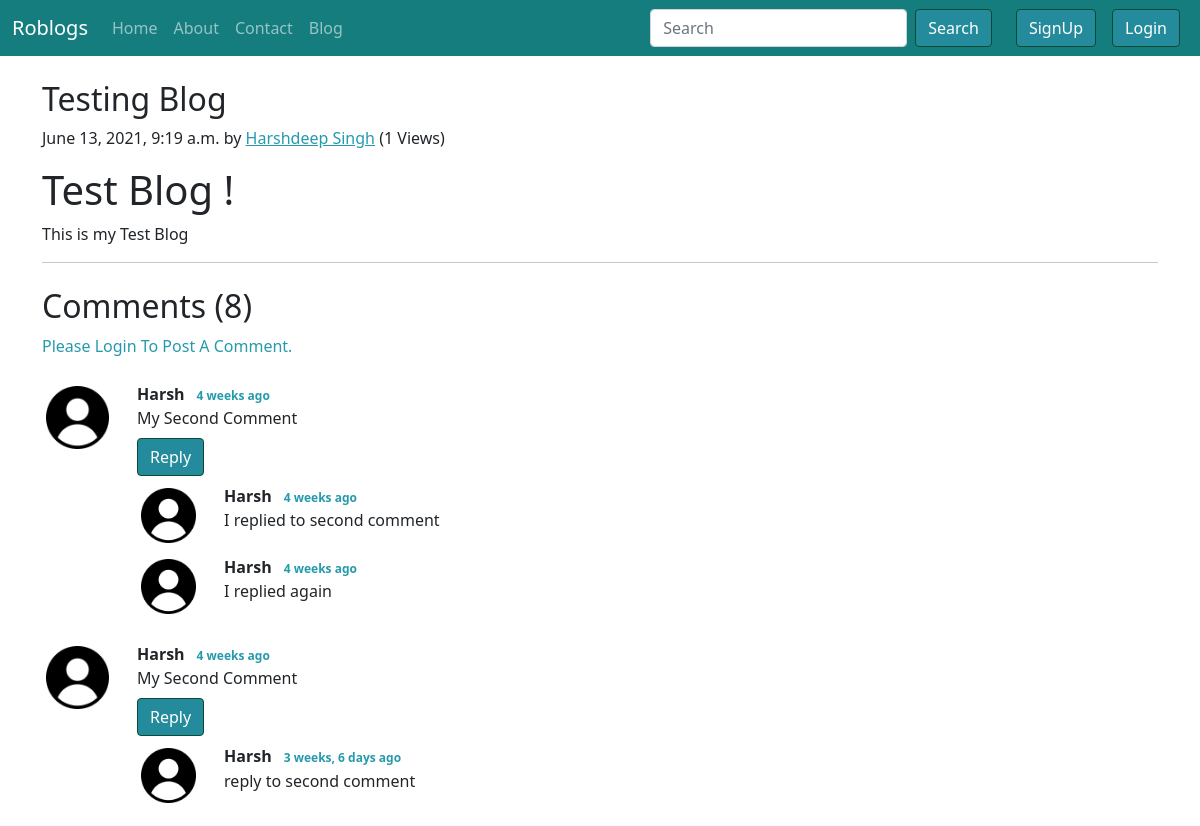
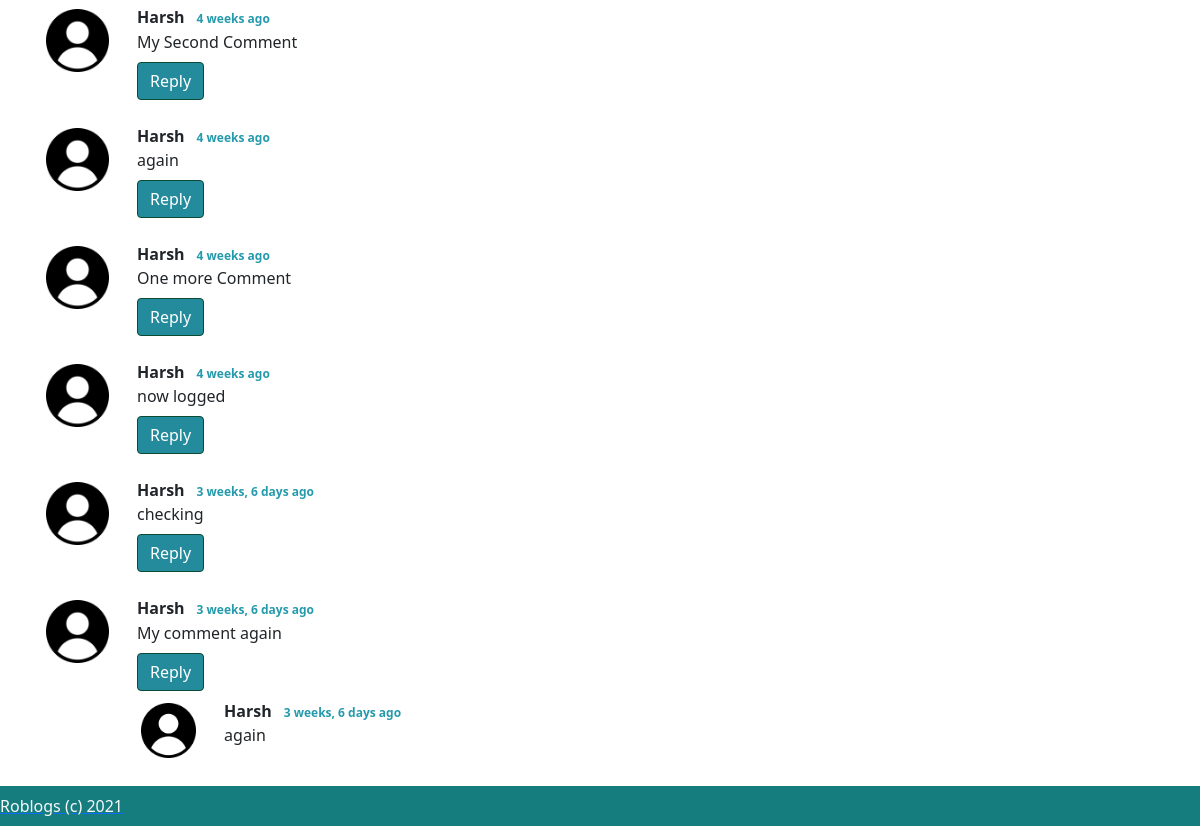
The page /blog/test-1 on the database as committed earlier (2 pictures, top to bottom).
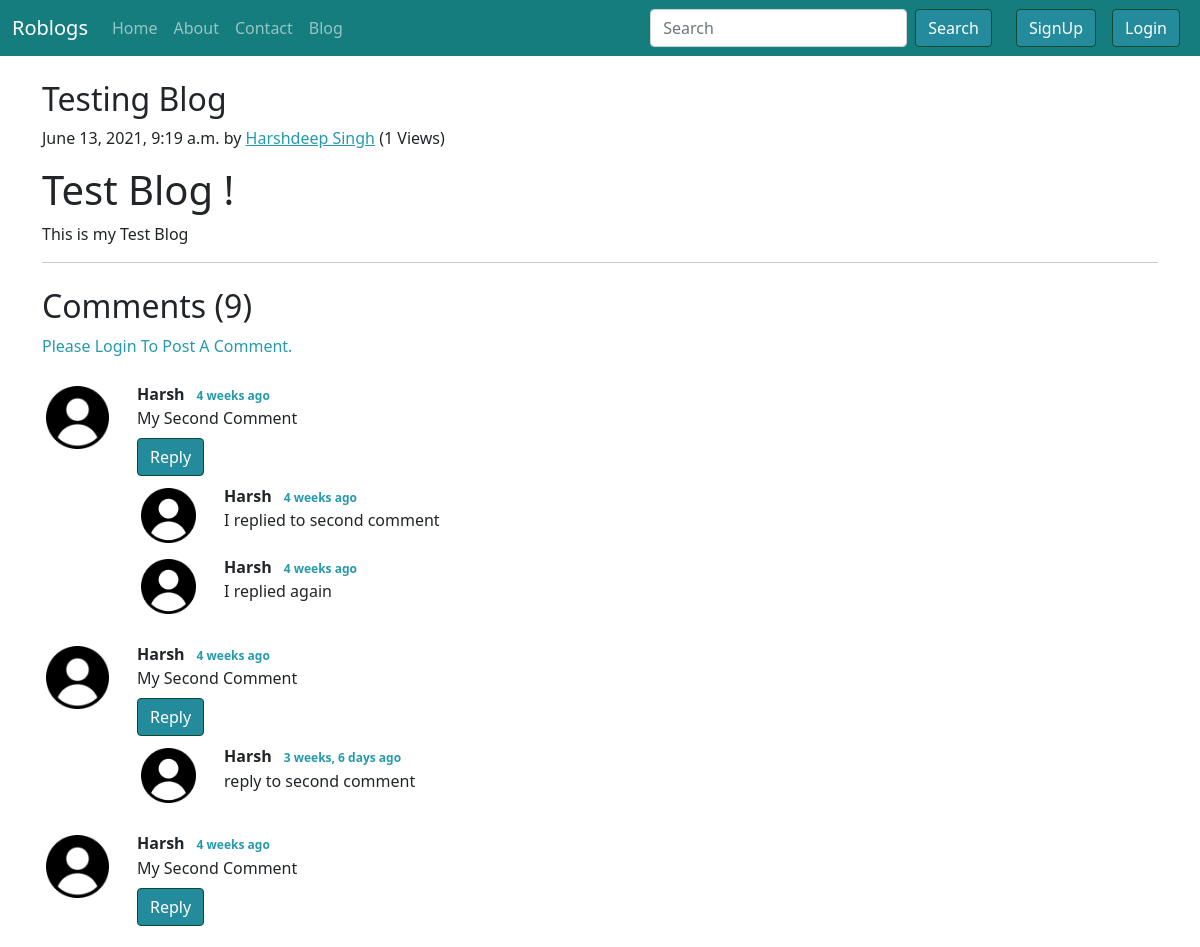
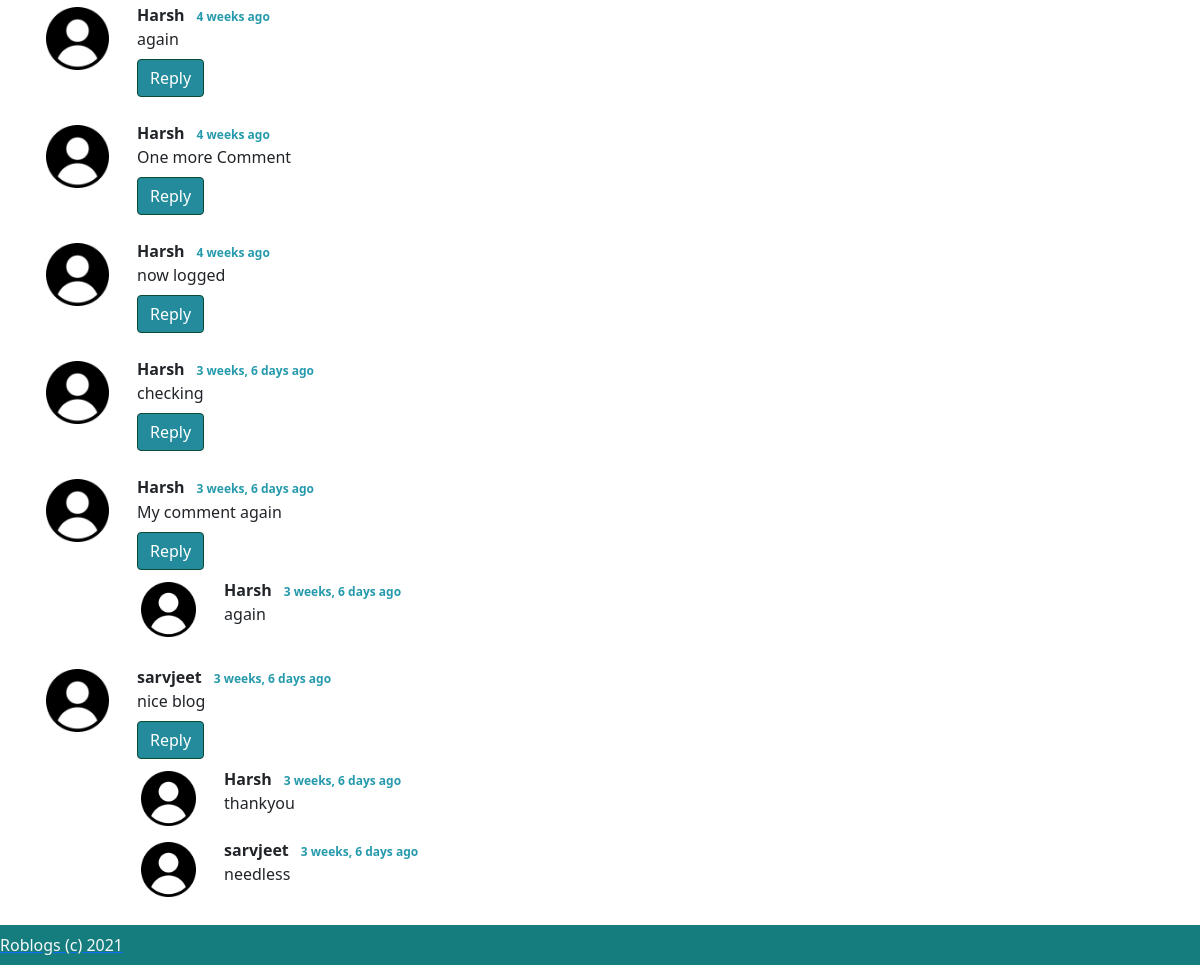
The same page on the database as committed later (2 pictures, top to bottom).
### Blog/models.py (models this page shows, shortened)
class Post(models.Model):
    sno = models.AutoField(primary_key=True)
    title = models.CharField(max_length=255)
    category = models.CharField(max_length=255, default='Interesting')
    content = models.TextField()
    slug = models.CharField(max_length=130, default='slug')
    views = models.IntegerField(default=0)
    author = models.CharField(max_length=100)
    timeStamp = models.DateTimeField(blank=True)
    class Meta:
        ordering = ['-views']

class BlogComment(models.Model):
    sno = models.AutoField(primary_key=True)
    comment = models.TextField()
    user = models.ForeignKey(User, on_delete=models.CASCADE)
    post = models.ForeignKey(Post, on_delete=models.CASCADE)
    parent = models.ForeignKey('self', on_delete=models.CASCADE, null=True)
    timestamp = models.DateTimeField(default=now)

### Blog/views.py (the view)
# urls.py: path('<str:slug>', views.blogPost, name="blogPost"),
def blogPost(request, slug):
    post=Post.objects.filter(slug=slug).first()
    post.views += 1
    post.save()
    comments= BlogComment.objects.filter(post=post, parent=None)
    replies= BlogComment.objects.filter(post=post).exclude(parent=None)
    replyDict={}
    for reply in replies:
        if reply.parent.sno not in replyDict.keys():
            replyDict[reply.parent.sno]=[reply]
        else:
            replyDict[reply.parent.sno].append(reply)
    context={'post':post, 'comments': comments, 'user': request.user, 'replyDict': replyDict}
    return render(request, "blog/blogPost.html", context)

### Blog/templatetags/extras.py (called while the page is built)
@register.filter(name='get_val')
def get_val(dict, key):
    return dict.get(key)

### templates/blog/blogPost.html (shortened to what this page needs)
{% extends 'base.html' %}
{% block body %}
<div class="container my-6">
  <article class="blog-post my-4">
    <h2 class="blog-post-title">{{post.title}}</h2>
    <p class="blog-post-meta">{{post.timeStamp}} by <a class='body-fg body-link' href="/about">{{post.author}}</a><span> ({{post.views}} Views)</span></p>
    <p>{{post.content|safe}}</p>
    <hr>
  </article>
</div>
{% load static %}
{% load humanize %}
{% load extras %}
<div class="container">
  <h2>Comments ({{comments.count}})</h2>
  <div class="my-2">
    {% if user.is_authenticated %}
    <form action="/blog/postComment" method="post">
      {% csrf_token %}
      <div class="form-group my-3 ">
        <div class="row g-2 align-items-center">
          <div class="col-md-11">
            <input type="text" id="comment" name="comment" class="form-control" placeholder="Enter Comment Here">
          </div>
          <div class="col-md-1">
            <button type="submit" class="btn body-green">Comment</button>
          </div>
        </div>
        <input type="hidden" name="parentSno" value="">
        <input type="hidden" name="postSno" value="{{post.sno}}">
      </div>
    </form>
    {% else %}
    <p class="body-fg">Please Login To Post A Comment.</p>
    {% endif %}
  </div>
  {% for comment in comments %}
  <div class="row my-3 mt-4">
    <div class="col-md-1">
      <img class="rounded mx-auto d-block w-100 p-1" src="{% static 'profiles/user.png' %}" alt="user">
    </div>
    <div class="col-md-11">
      <b>{{comment.user.username}}</b> <span class="badge badge-color">{{comment.timestamp|naturaltime}}</span>
      <div>{{comment.comment}}</div>
      <div class="reply mx-0">
        <button class="btn body-green mt-2" type="button" data-bs-toggle="collapse"
          data-bs-target="#replyBox{{comment.sno}}" aria-expanded="false" aria-controls="replyBox{{comment.sno}}">
          Reply
        </button>
        <div class="replies">
          {% for reply in replyDict|get_val:comment.sno %}
          <div class="row mt-2">
            <div class="col-md-1">
              <img class="rounded mx-auto d-block w-100 p-1" src="{% static 'profiles/user.png' %}" alt="user">
            </div>
            <div class="col-md-11">
              <b>{{reply.user.username}}</b> <span class="badge badge-color">{{reply.timestamp|naturaltime}}</span>
              <div>{{reply.comment}}</div>
            </div>
          </div>
          {% endfor %}
        </div>
      </div>
    </div>
  </div>
  {% endfor %}
</div>
{% endblock body %}

### templates/base.html (shortened to what this page needs)
<!doctype html>
<html lang="en">
<head>
    <link href="https://cdn.jsdelivr.net/npm/bootstrap@5.0.1/dist/css/bootstrap.min.css" rel="stylesheet"
>
    {% load static %}
    <link rel="stylesheet" href="{% static 'css/style.css' %}">
</head>
<body>
    <nav class="navbar sticky-top navbar-expand-lg navbar-dark nav-bg">
        <div class="container-fluid">
            <a class="navbar-brand logo-fg" href="/">
                Roblogs
            </a>
            <div class="collapse navbar-collapse" id="navbarSupportedContent">
                <ul class="navbar-nav me-auto mb-2 mb-lg-0 ">
                    <li class="nav-item">
                        <a class="nav-link {% block homeactive %}{% endblock homeactive %}" aria-current="page"
                            href="/">Home</a>
                    </li>
                    <li class="nav-item">
                        <a class="nav-link {% block aboutactive %}{% endblock aboutactive %}" href="/about/">About</a>
                    </li>
                    <li class="nav-item">
                        <a class="nav-link {% block contactactive %}{% endblock contactactive %}"
                            href="/contact/">Contact</a>
                    </li>
                    <li class="nav-item">
                        <a class="nav-link {% block blogactive %}{% endblock blogactive %}" href="/blog/">Blog</a>
                    </li>
                </ul>
                <form action="/search/" method="get" class="d-flex mx-2">
                    <input class="form-control ml-0 " type="search" placeholder="Search" aria-label="Search" name="query"
                        id="query">
                    <a href="/search/" <button class="btn body-green mx-2" type="submit">Search</button></a>
                </form>
                {% if user.is_authenticated %}
                <ul class="navbar-nav mx-2">
                    <li class="nav-item dropdown">
                        <a class="nav-link dropdown-toggle" href="#" id="navbarDropdown" role="button"
                            data-bs-toggle="dropdown" aria-expanded="false">
                            Welcome {{request.user}}
                        </a>
                        <ul class="dropdown-menu p-0" aria-labelledby="navbarDropdown">
                            <li><a class="dropdown-item " href="#">View Profile</a></li>
                            <li><hr class="dropdown-divider p-0"></li>
                            <li><a class="dropdown-item " href="/logout/">Logout</a></li>
                        </ul>
                    </li>
                </ul>
                {% else %}
                <button type="button" class="btn body-green mx-2" data-bs-toggle="modal" data-bs-target="#singupModal">
                    SignUp
                </button>
                <button type="button" class="btn body-green mx-2" data-bs-toggle="modal" data-bs-target="#loginModal">
                    Login
                </button>
                {% endif %}
            </div>
        </div>
    </nav>
    {% block body %}{% endblock body %}
    <br><br>
    <nav class="navbar fixed-bottom navbar-expand-lg navbar-dark nav-bg">
        <ul class="navbar-nav mb-2 mb-lg-0 ">
                    <li class="nav-item">
                        <a href="/">
                        <span class="text-light">Roblogs (c) 2021</span>
                    </a>
                    </li>
    </nav>
</body>
</html>

### static/css/style.css (style rules this page uses)
.nav-bg { background-color: #167D7F; }
.body-fg { color: #259aac; }
.badge-color { color: #259aac; background-color: bg-light; }
.body-link { color: #259aac; }
.body-green, .btn-linked { background-color: #238b9b; color: white; border-color: #0C4B33; }

Rows that differ between the two databases and show on the page:
added BlogComment: user.username "sarvjeet", timestamp "3 weeks, 6 days ago", comment "nice blog", shown under "Comments (9)"
added BlogComment: user.username "Harsh", timestamp "3 weeks, 6 days ago", comment "thankyou", shown under "sarvjeet"
added BlogComment: user.username "sarvjeet", timestamp "3 weeks, 6 days ago", comment "needless"
Other text that changed with them:
{{ comments.count }}: "8" → "9"
